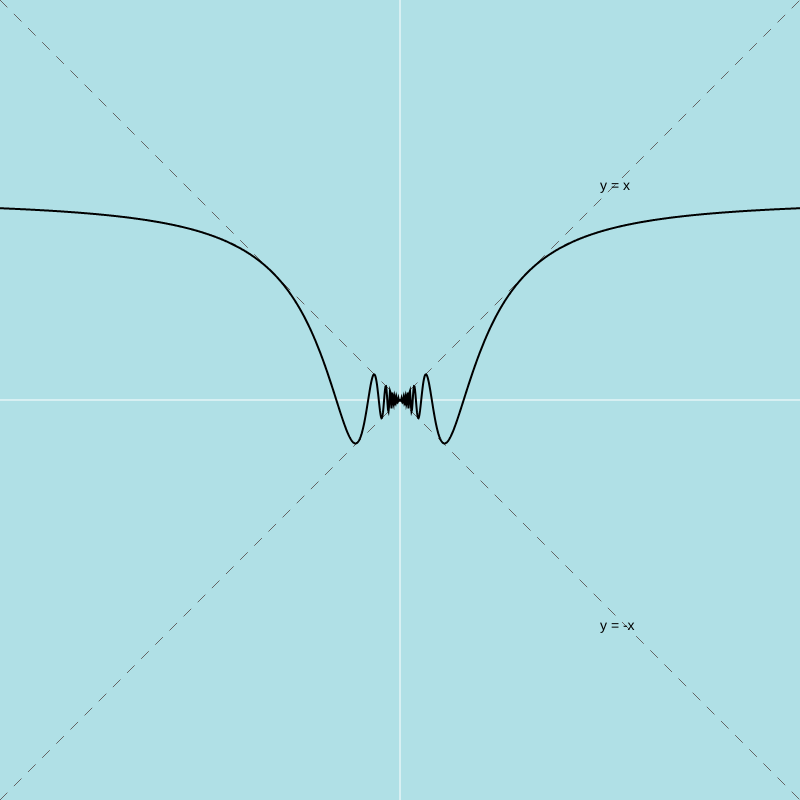
Frame 1 (no input)
Frame 2 (the mouse pressed at the canvas centre, redrawn once): identical to frame 1, image omitted

The p5.js sketch that drew this single still picture (run headless with seeded random() and noise() and a simulated clock; the mouse was pressed at the canvas centre and the sketch redrawn once):

// p5.js sketch
// ── sketch.js
/**
 * グラフ描画の設定
 */
const CONFIG = {
    scale: 200,    // 数学的な「1」が何ピクセルに相当するか
    canvasSize: 800,
    colors: {
        background: [176, 224, 230],
        axis: 255,
        grid: 230,
        text: 0,
        graph: 0,
        asymptote: 100 // 漸近線の色（少し薄く）
    },
    dashStyle: {
        length: 10,
        gap: 10
    }
};

/**
 * p5.jsの初期設定
 */
function setup() {
    createCanvas(CONFIG.canvasSize, CONFIG.canvasSize);
    noLoop();
}

/**
 * 描画ループ
 */
function draw() {
    background(CONFIG.colors.background);

    push();
    // 原点をキャンバスの中心に設定
    translate(width / 2, height / 2);

    drawAxis();
    drawAsymptotes();
    drawGraph();
    pop();
}

/**
 * 座標平面の主軸（x軸・y軸）を描画する
 */
function drawAxis() {
    stroke(CONFIG.colors.axis);
    strokeWeight(1);
    line(-width / 2, 0, width / 2, 0); // x軸
    line(0, -height / 2, 0, height / 2); // y軸
}

/**
 * 漸近線（参考線）の描画
 */
function drawAsymptotes() {
    stroke(CONFIG.colors.asymptote);
    strokeWeight(1);
    textSize(14);
    fill(CONFIG.colors.text);
    noStroke();

    const { length, gap } = CONFIG.dashStyle;

    // y = x
    stroke(CONFIG.colors.asymptote);
    drawDashedLine(-width / 2, width / 2, width / 2, -width / 2, length, gap);
    noStroke();
    text("y = x", 200, -210);

    // y = -x
    stroke(CONFIG.colors.asymptote);
    drawDashedLine(-width / 2, -width / 2, width / 2, width / 2, length, gap);
    noStroke();
    text("y = -x", 200, 230);
}

/**
 * 数学的関数 f(x) = x * sin(1/x) の描画
 */
function drawGraph() {
    stroke(CONFIG.colors.graph);
    strokeWeight(2);
    noFill();

    beginShape();
    // 描画精度を上げるため、0.5ピクセル刻みで計算
    for (let x = -width / 2; x <= width / 2; x += 0.5) {
        const mx = x / CONFIG.scale;
        const my = targetMathFunction(mx);
        const sy = -my * CONFIG.scale;

        // 数値的に不安定な極限付近（原点）を考慮
        if (abs(mx) < 0.001) {
            vertex(0, 0);
        } else {
            vertex(x, sy);
        }
    }
    endShape();
}

/**
 * 指定された区間に点線を描画する補助関数
 * @param {number} x1 - 開始x
 * @param {number} y1 - 開始y
 * @param {number} x2 - 終了x
 * @param {number} y2 - 終了y
 */
function drawDashedLine(x1, y1, x2, y2, l, g) {
    const pc = dist(x1, y1, x2, y2) / (l + g);
    for (let i = 0; i < pc; i++) {
        const t = i / pc;
        const nt = (i + l / (l + g)) / pc;
        if (nt > 1) break;
        line(
            lerp(x1, x2, t),
            lerp(y1, y2, t),
            lerp(x1, x2, nt),
            lerp(y1, y2, nt)
        );
    }
}

/**
 * 描画対象の純粋な数学的関数
 * f(x) = x * sin(1/x)
 * @param {number} x - 数学的な入力値
 * @returns {number} 数学的な出力値
 */
function targetMathFunction(x) {
    if (x === 0) return 0; // lim_{x->0} x*sin(1/x) = 0
    return x * Math.sin(1 / x);
}
